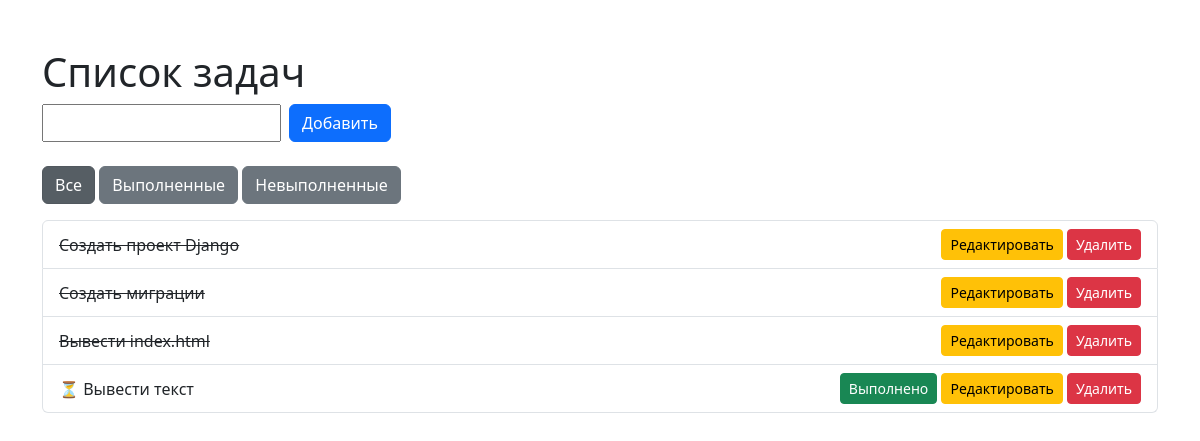
The app's page /, older data.
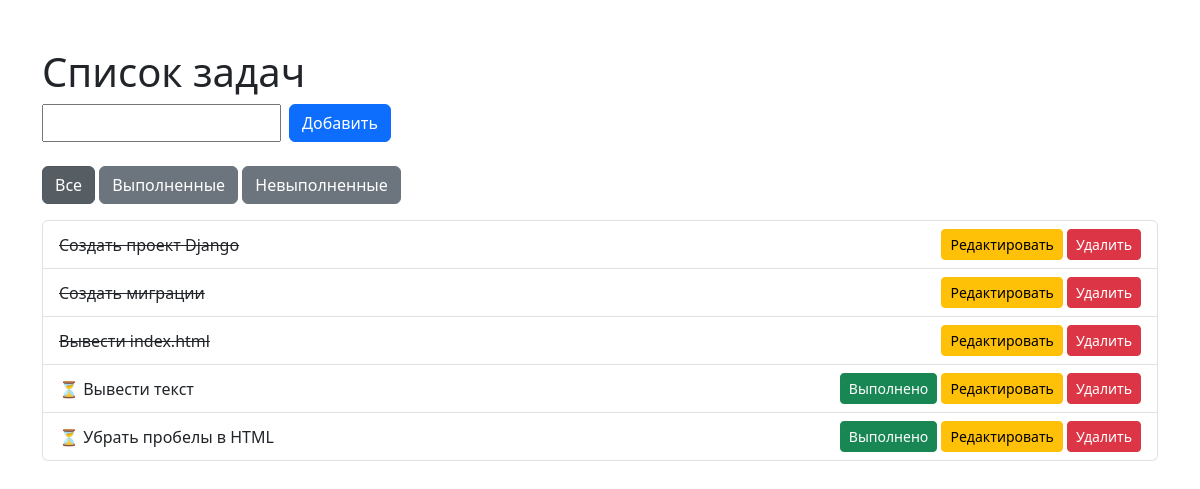
The same page, newer data.
### hello/models.py (models this page shows, shortened)
class Task(models.Model):
    title = models.CharField(max_length=200)
    is_completed = models.BooleanField(default=False)

### hello/views.py (the view)
# urls.py: path('', views.home, name='home'),
def home(request):
    tasks = Task.objects.all()
    if request.method == 'POST':
        form = TaskForm(request.POST)
        if form.is_valid():
            form.save()
            return redirect('home')
    else:
        form = TaskForm()
    return render(request, 'hello/index.html', {'tasks': tasks, 'form': form, 'filter': 'all'})

### hello/forms.py
class TaskForm(forms.ModelForm):
    class Meta:
        model = Task
        fields = ['title']

### hello/templates/hello/index.html (shortened to what this page needs)
<!DOCTYPE html>
<html lang="ru">
<head>
    <link href="https://cdn.jsdelivr.net/npm/bootstrap@5.3.0/dist/css/bootstrap.min.css" rel="stylesheet">
</head>
<body class="container mt-5">
    <h1>Список задач</h1>
    <form method="POST" class="d-flex mb-4">
        {{ form.title }}
        <button type="submit" class="btn btn-primary ms-2">Добавить</button>
    </form>
    <div class="mb-3">
        <a href="{% url 'filter_tasks' 'all' %}" class="btn btn-secondary {% if filter == 'all' %}active{% endif %}">Все</a>
        <a href="{% url 'filter_tasks' 'completed' %}" class="btn btn-secondary {% if filter == 'completed' %}active{% endif %}">Выполненные</a>
        <a href="{% url 'filter_tasks' 'pending' %}" class="btn btn-secondary {% if filter == 'pending' %}active{% endif %}">Невыполненные</a>
    </div>
    <ul class="list-group">
        {% for task in tasks %}
            <li class="list-group-item d-flex justify-content-between align-items-center">
                {% if task.is_completed %}
                    <s>{{ task.title }}</s>
                {% else %}
                    ⏳ {{ task.title }}
                {% endif %}
                <div>
                    {% if not task.is_completed %}
                        <a href="{% url 'complete_task' task.id %}" class="btn btn-success btn-sm">Выполнено</a>
                    {% endif %}
                    <a href="{% url 'edit_task' task.id %}" class="btn btn-warning btn-sm">Редактировать</a>
                    <a href="{% url 'delete_task' task.id %}" class="btn btn-danger btn-sm">Удалить</a>
                </div>
            </li>
        {% empty %}
            <li class="list-group-item">Нет задач</li>
        {% endfor %}
    </ul>
</body>
</html>

Row changes from the older to the newer data that the page shows:
added Task: title "Убрать пробелы в HTML", is_completed "Выполнено"
